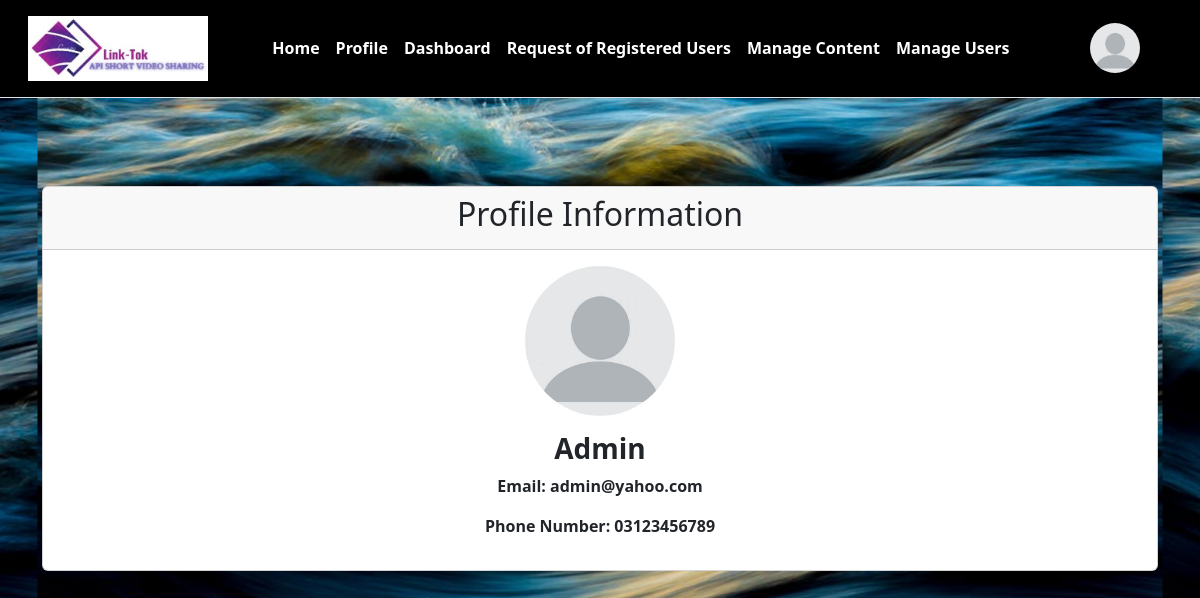
/dashboard.php (signed in), run on the app's committed database.
### tables this page shows
CREATE TABLE `users` (
  `id` int(11) NOT NULL,
  `username` varchar(255) NOT NULL,
  `email` varchar(255) NOT NULL,
  `password` varchar(255) NOT NULL,
  `number` varchar(255) NOT NULL,
  `role` varchar(255) NOT NULL,
  `status` varchar(255) NOT NULL,
  `image` varchar(255) NOT NULL DEFAULT 'default.jpg'
);

### db.php (called while the page is built, shortened)
<?php
if(isset($_SESSION['id'])){
    $user_id   = $_SESSION['id'];
    $user_role = $_SESSION['role'];
}
?>

### dashboard.php (the view, shortened to what this page needs)
<?php include_once('header.php'); ?>
<?php
if($user_role == 'admin'){
    include_once('nav-admin.php');
}else{
    include_once('nav-user.php');
}
?>
<?php
$data = $db->query("SELECT * FROM users WHERE id = '$user_id' ");
$user = $data->fetch_assoc();
if($data->num_rows == 0){
    header('location: logout.php');
}else{
    $image = $user['image'];
    $username = $user['username'];
    $email    = $user['email'];
    $number   = $user['number'];
}
?>
?>
<body style="background-image: url('img/kj.jpeg'); background-position: center;">
</body>
<div class="container mt-5">
    <div class="card">
        <div class="card-header text-center">
            <h2>Profile Information</h2>
        </div>
        <div class="card-body text-center">
            <div class="profile">
                <img src="img/<?php echo $image ?>" class="rounded-circle" width="150" alt="Profile Picture">
            </div>
            <div class="profile-info mt-3">
                <h3 class="fw-bold"><?php echo $username; ?></h3>
                <p class="fw-bold">Email: <?php echo $email; ?></p>
                <p class="fw-bold">Phone Number: <?php echo $number; ?></p>
            </div>
        </div>
    </div>
</div>
<?php include_once('footer.php'); ?>

### nav-admin.php (shortened to what this page needs)
<?php include_once('db.php'); ?>
<?php
$data = $db->query("SELECT * FROM users WHERE id = '$user_id'");
$user = $data->fetch_assoc();
if ($data->num_rows == 0) {
    header('location: logout.php');
} else {
    $image = $user['image'];
}
?>
<nav class="p-3 mb-3 border-bottom bg-black">
    <div class="container-fluid d-flex align-items-center justify-content-between">
        <div class="text-center">
            <img src="img/logo.jpg" style="width: 180px;" alt="logo">
        </div>
        <div class="d-flex flex-wrap align-items-center justify-content-between">
            <ul class="navbar-nav flex-row me-auto mb-2 mb-lg-0 justify-content-center">
                <li class="nav-item me-3">
                    <a class="nav-link text-white fw-semibold" aria-current="page" href="admin_panel.php">Home</a>
                </li>
                <li class="nav-item me-3">
                    <a class="nav-link text-white fw-semibold" aria-current="page" href="admin_profile.php">Profile</a>
                </li>
                <li class="nav-item me-3">
                    <a class="nav-link text-white fw-semibold" aria-current="page" href="admin_dashboard.php">Dashboard</a>
                </li>
                <li class="nav-item me-3">
                    <a class="nav-link text-white fw-semibold" aria-current="page" href="requests.php">Request of Registered Users</a>
                </li>
                <li class="nav-item me-3">
                    <a class="nav-link text-white fw-semibold" aria-current="page" href="content.php">Manage Content</a>
                </li>
                <li class="nav-item me-3">
                    <a class="nav-link text-white fw-semibold" aria-current="page" href="manage-all-members.php">Manage Users</a>
                </li>
            </ul>
        </div>
        <div class="dropdown text-end">
            <a href="#" class="d-block link-body-emphasis text-decoration-none dropdown-toggle" id="dropdownMenuLink"
               data-toggle="dropdown" aria-expanded="false">
                <img src="img/<?php echo $image ?>" class="img-fluid rounded-circle me-3" width="50" height="50">
            </a>
        </div>
    </div>
</nav>

### data on the page
users: image (placeholder picture), username "Admin", email "admin@yahoo.com", number "03123456789"
